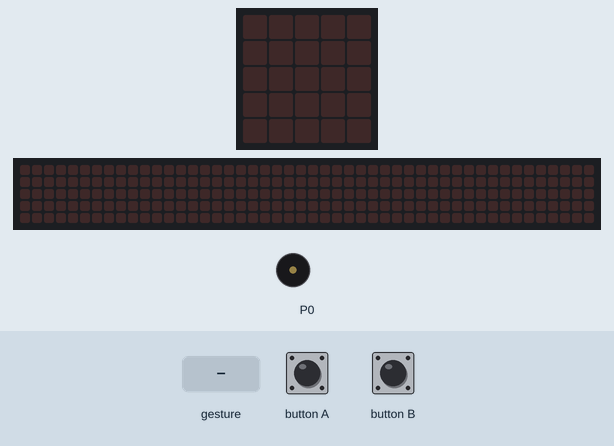
Recording of a program running on a simulated BBC micro:bit (MakeCode). Parts: the board's 5×5 LED display, a strip that is not on the board, showing the scrolling text unrolled, buzzer (waves = sounding). The inputs (shaded band) are chosen by the test bench. Random numbers come from a fixed seed; a tilt is held for 1.5 s and a shake lasts 1 s, then the board lies face up again; the 48×5 strip is a reading aid, not a part: it shows the text the display is scrolling, unrolled, one strip-width of it at a time.

Above: at 1.2 s.
1.3 s: gesture 'shake'
At 2.0 s:
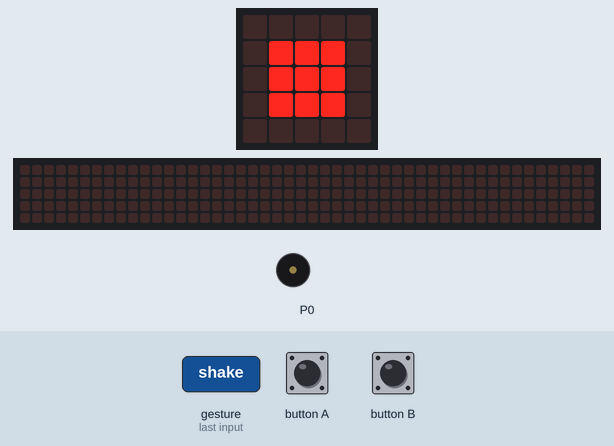
3.0 s: button A pressed for 0.15 s
At 3.07 s:
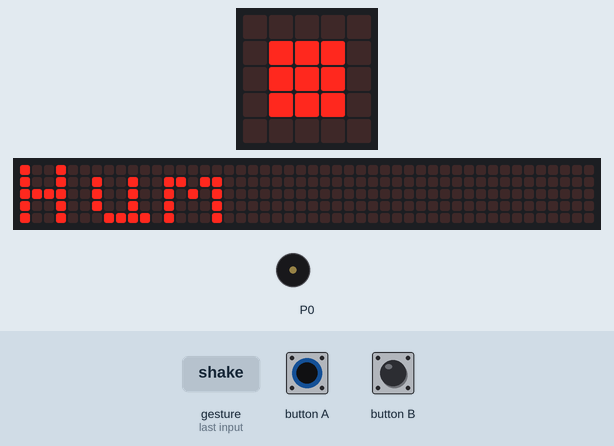
6.0 s: gesture 'shake'
At 7.9 s:
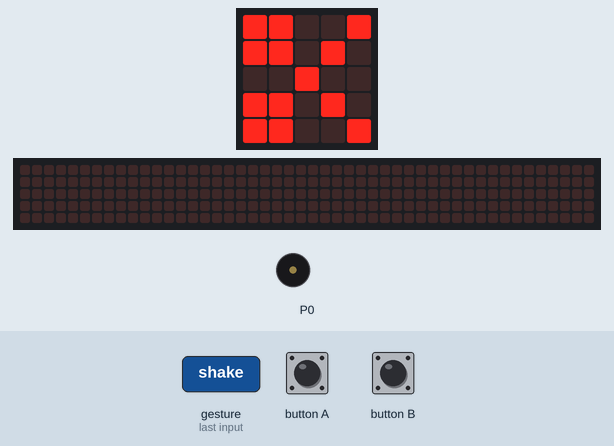
9.0 s: button B pressed for 0.15 s
At 11.49 s:
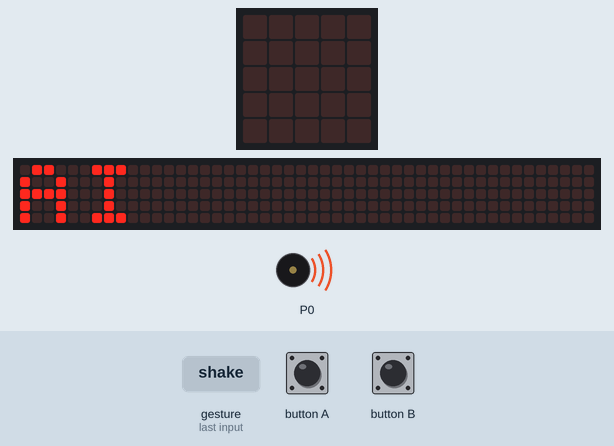
12.0 s: gesture 'shake'
At 13.0 s:
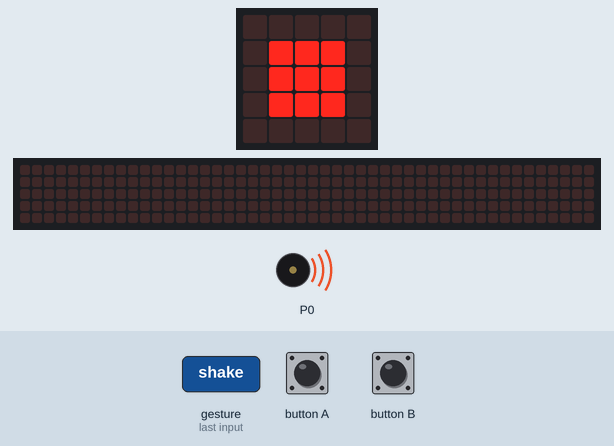
13.9 s: button B pressed for 1 s
At 18.2 s:
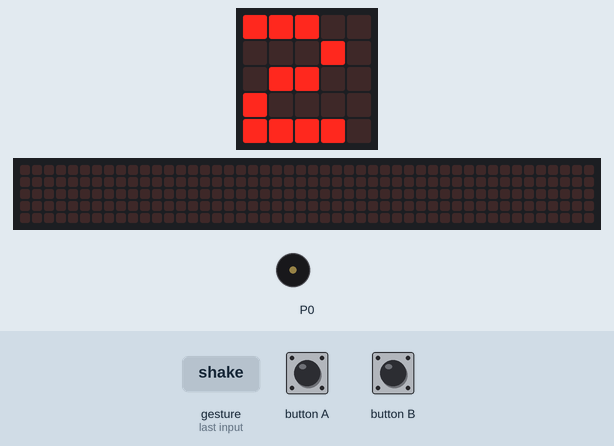
Timing chart, 0 to 19.4 s (numbered marks = the images above; inputs shaded):
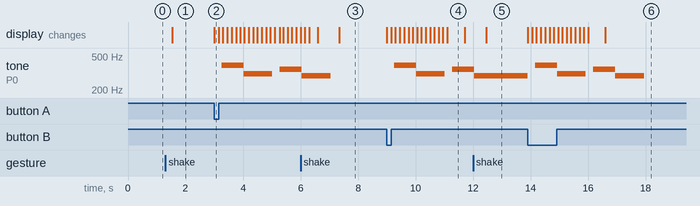

Measured:
- after the input at 1.3 s, the display: changes after 0.24 s (image 1)
- after the input at 3.0 s, tone on P0: silent → 392 Hz after 0.26 s, → 311 Hz 0.77 s later, → silent 1.0 s later, → 349 Hz 0.26 s later; the display: changes at once (image 2)
- after the input at 9.0 s, tone on P0: silent → 392 Hz after 0.26 s, → 311 Hz 0.77 s later, → silent 1.0 s later, → 349 Hz 0.26 s later; the display: first changes at once (image 4 shows a later state)
- after the input at 12.0 s, the display: changes after 0.45 s (image 5)
- after the input at 13.9 s, tone on P0: plays 392 Hz for 0.77 s, 311 Hz for 1.0 s, 349 Hz for 0.77 s, 294 Hz for 1.0 s, starting at once; the display: first changes at once (image 6 shows a later state)
- what the display in image 4 shows lasts 0.6 s, from 11.1 s to 11.7 s

The program:

main.ts
```typescript
function mostrar_puntaje(jugador: string, numero: number) {
    if (numero == 0) {
        basic.showString("Empate")
    } else {
        basic.showString(jugador)
        basic.showNumber(numero)
    }

}

function esperar_boton() {
    let jugador_a = input.buttonIsPressed(Button.A)
    let jugador_b = input.buttonIsPressed(Button.B)
    while (!(jugador_a || jugador_b)) {
        jugador_a = input.buttonIsPressed(Button.A)
        jugador_b = input.buttonIsPressed(Button.B)
    }
}

function dibujar_jugada() {

    hand = randint(1, 3)
    if (hand == 1) {
        // piedra
        dibujar_cuadrado()
    } else if (hand == 2) {
        // papel
        basic.showIcon(IconNames.Square)
    } else {
        // Tijera
        basic.showIcon(IconNames.Scissors)
    }

}

function dibujar_cuadrado() {
    for (let x = 1; x < 4; x++) {
        for (let y = 1; y < 4; y++) {
            led.plot(x, y)
        }
    }
}

function limpiar_matriz() {
    for (let x = 0; x < 5; x++) {
        for (let y = 0; y < 5; y++) {
            led.unplot(x, y)
        }
    }
}

function sumar_puntaje() {
    let jugador_a = input.buttonIsPressed(Button.A)
    let jugador_b = input.buttonIsPressed(Button.B)
    let empate = jugador_a && jugador_b
    if (empate) {
        mostrar_puntaje("", 0)
    } else if (jugador_a) {

        jugador += 1
        mostrar_puntaje("Hum", jugador)
    } else if (jugador_b) {

        microbit += 1
        mostrar_puntaje("AI", microbit)
    }

}

let hand = 0
//  inicio sin nada
let jugador = 0
let microbit = 0
input.onGesture(Gesture.Shake, function on_gesture_shake() {
    limpiar_matriz()
    dibujar_jugada()
    esperar_boton()
    music._playDefaultBackground(music.builtInPlayableMelody(Melodies.Dadadadum), music.PlaybackMode.InBackground)
    sumar_puntaje()
})
```

test.ts
```typescript
// aquí va el archivo "tests"; esto no se compilará cuando este paquete se utilice como una extensión.
```
